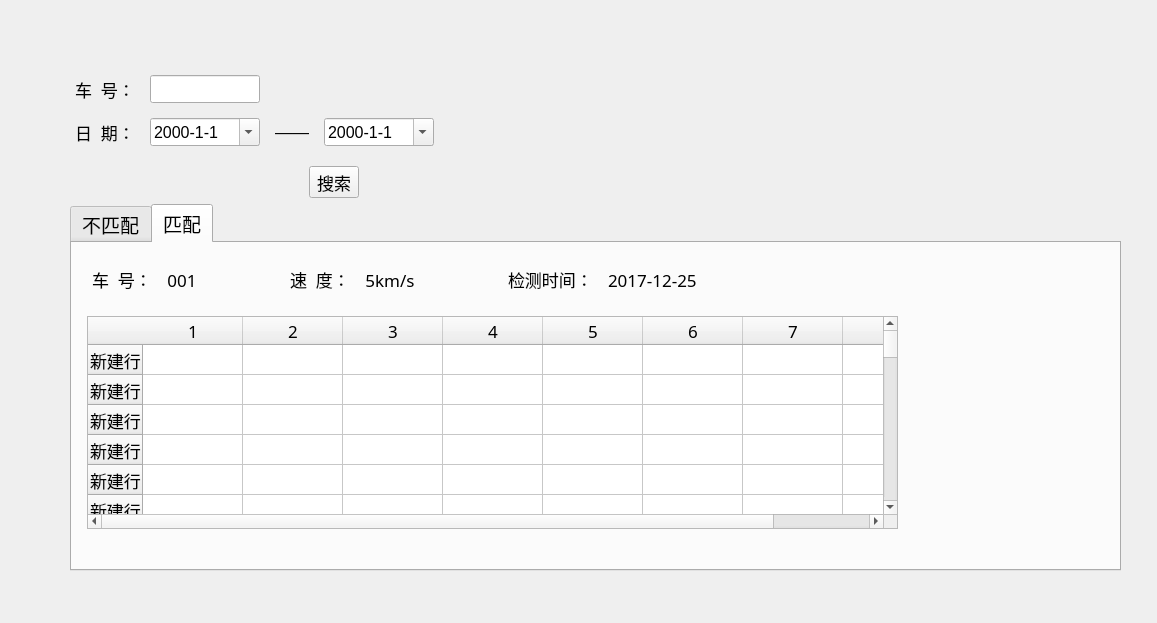
<?xml version="1.0" encoding="UTF-8"?>
<ui version="4.0">
 <class>DlgManageSearchOriDatas</class>
 <widget class="QDialog" name="DlgManageSearchOriDatas">
  <property name="geometry">
   <rect>
    <x>0</x>
    <y>0</y>
    <width>1157</width>
    <height>623</height>
   </rect>
  </property>
  <property name="windowTitle">
   <string>Dialog</string>
  </property>
  <widget class="QWidget" name="verticalLayoutWidget_4">
   <property name="geometry">
    <rect>
     <x>40</x>
     <y>30</y>
     <width>1111</width>
     <height>581</height>
    </rect>
   </property>
   <layout class="QVBoxLayout" name="mainLayout" stretch="2,5">
    <property name="leftMargin">
     <number>30</number>
    </property>
    <property name="topMargin">
     <number>40</number>
    </property>
    <property name="rightMargin">
     <number>30</number>
    </property>
    <property name="bottomMargin">
     <number>40</number>
    </property>
    <item>
     <layout class="QHBoxLayout" name="horizontalLayout_4" stretch="1,3">
      <item>
       <layout class="QVBoxLayout" name="verticalLayout" stretch="3,1">
        <property name="spacing">
         <number>15</number>
        </property>
        <item>
         <layout class="QGridLayout" name="gridLayout" columnstretch="2,2,1,2">
          <property name="leftMargin">
           <number>5</number>
          </property>
          <property name="topMargin">
           <number>5</number>
          </property>
          <property name="rightMargin">
           <number>5</number>
          </property>
          <property name="bottomMargin">
           <number>5</number>
          </property>
          <property name="verticalSpacing">
           <number>15</number>
          </property>
          <item row="0" column="0">
           <widget class="QLabel" name="label">
            <property name="font">
             <font>
              <family>楷体</family>
              <pointsize>13</pointsize>
             </font>
            </property>
            <property name="text">
             <string>车  号：</string>
            </property>
           </widget>
          </item>
          <item row="0" column="1">
           <widget class="QLineEdit" name="lineEdit">
            <property name="font">
             <font>
              <pointsize>13</pointsize>
             </font>
            </property>
           </widget>
          </item>
          <item row="1" column="0">
           <widget class="QLabel" name="label_2">
            <property name="font">
             <font>
              <family>楷体</family>
              <pointsize>13</pointsize>
             </font>
            </property>
            <property name="text">
             <string>日  期：</string>
            </property>
           </widget>
          </item>
          <item row="1" column="3">
           <widget class="QDateEdit" name="dateEdit_2">
            <property name="font">
             <font>
              <pointsize>12</pointsize>
             </font>
            </property>
            <property name="displayFormat">
             <string>yyyy-M-d</string>
            </property>
            <property name="calendarPopup">
             <bool>true</bool>
            </property>
           </widget>
          </item>
          <item row="1" column="2">
           <widget class="QLabel" name="label_3">
            <property name="font">
             <font>
              <pointsize>13</pointsize>
             </font>
            </property>
            <property name="text">
             <string>——</string>
            </property>
            <property name="alignment">
             <set>Qt::AlignCenter</set>
            </property>
           </widget>
          </item>
          <item row="1" column="1">
           <widget class="QDateEdit" name="dateEdit">
            <property name="font">
             <font>
              <pointsize>12</pointsize>
             </font>
            </property>
            <property name="displayFormat">
             <string>yyyy-M-d</string>
            </property>
            <property name="calendarPopup">
             <bool>true</bool>
            </property>
           </widget>
          </item>
         </layout>
        </item>
        <item>
         <layout class="QHBoxLayout" name="horizontalLayout_3" stretch="3,1,1">
          <item>
           <spacer name="horizontalSpacer_7">
            <property name="orientation">
             <enum>Qt::Horizontal</enum>
            </property>
            <property name="sizeHint" stdset="0">
             <size>
              <width>40</width>
              <height>20</height>
             </size>
            </property>
           </spacer>
          </item>
          <item>
           <widget class="QToolButton" name="toolButton">
            <property name="font">
             <font>
              <family>楷体</family>
              <pointsize>13</pointsize>
             </font>
            </property>
            <property name="text">
             <string>搜索</string>
            </property>
           </widget>
          </item>
          <item>
           <spacer name="horizontalSpacer_8">
            <property name="orientation">
             <enum>Qt::Horizontal</enum>
            </property>
            <property name="sizeHint" stdset="0">
             <size>
              <width>40</width>
              <height>20</height>
             </size>
            </property>
           </spacer>
          </item>
         </layout>
        </item>
       </layout>
      </item>
      <item>
       <spacer name="horizontalSpacer_9">
        <property name="orientation">
         <enum>Qt::Horizontal</enum>
        </property>
        <property name="sizeHint" stdset="0">
         <size>
          <width>40</width>
          <height>20</height>
         </size>
        </property>
       </spacer>
      </item>
     </layout>
    </item>
    <item>
     <widget class="QTabWidget" name="tabWidget">
      <property name="font">
       <font>
        <family>楷体</family>
        <pointsize>14</pointsize>
       </font>
      </property>
      <property name="tabPosition">
       <enum>QTabWidget::North</enum>
      </property>
      <property name="tabShape">
       <enum>QTabWidget::Rounded</enum>
      </property>
      <property name="currentIndex">
       <number>1</number>
      </property>
      <property name="tabsClosable">
       <bool>false</bool>
      </property>
      <property name="movable">
       <bool>false</bool>
      </property>
      <property name="tabBarAutoHide">
       <bool>false</bool>
      </property>
      <widget class="QWidget" name="tab_notmaching">
       <attribute name="title">
        <string>不匹配</string>
       </attribute>
       <widget class="QWidget" name="verticalLayoutWidget">
        <property name="geometry">
         <rect>
          <x>10</x>
          <y>20</y>
          <width>1071</width>
          <height>361</height>
         </rect>
        </property>
        <layout class="QVBoxLayout" name="LayoutNotMaching" stretch="2,10">
         <property name="spacing">
          <number>15</number>
         </property>
         <property name="leftMargin">
          <number>5</number>
         </property>
         <property name="topMargin">
          <number>5</number>
         </property>
         <property name="rightMargin">
          <number>5</number>
         </property>
         <property name="bottomMargin">
          <number>5</number>
         </property>
         <item>
          <layout class="QHBoxLayout" name="horizontalLayout" stretch="1,0,2,1,1,2,1,1,5">
           <property name="leftMargin">
            <number>5</number>
           </property>
           <property name="rightMargin">
            <number>5</number>
           </property>
           <item>
            <widget class="QLabel" name="label_4">
             <property name="font">
              <font>
               <family>楷体</family>
               <pointsize>13</pointsize>
              </font>
             </property>
             <property name="text">
              <string>车  号：</string>
             </property>
            </widget>
           </item>
           <item>
            <widget class="QLabel" name="labelTrain">
             <property name="font">
              <font>
               <family>楷体</family>
               <pointsize>13</pointsize>
              </font>
             </property>
             <property name="text">
              <string>001</string>
             </property>
             <property name="alignment">
              <set>Qt::AlignCenter</set>
             </property>
            </widget>
           </item>
           <item>
            <spacer name="horizontalSpacer">
             <property name="orientation">
              <enum>Qt::Horizontal</enum>
             </property>
             <property name="sizeHint" stdset="0">
              <size>
               <width>40</width>
               <height>20</height>
              </size>
             </property>
            </spacer>
           </item>
           <item>
            <widget class="QLabel" name="label_6">
             <property name="font">
              <font>
               <family>楷体</family>
               <pointsize>13</pointsize>
              </font>
             </property>
             <property name="text">
              <string>速  度：</string>
             </property>
            </widget>
           </item>
           <item>
            <widget class="QLabel" name="labelSpeed">
             <property name="font">
              <font>
               <family>楷体</family>
               <pointsize>13</pointsize>
              </font>
             </property>
             <property name="text">
              <string>5km/s</string>
             </property>
             <property name="alignment">
              <set>Qt::AlignCenter</set>
             </property>
            </widget>
           </item>
           <item>
            <spacer name="horizontalSpacer_2">
             <property name="orientation">
              <enum>Qt::Horizontal</enum>
             </property>
             <property name="sizeHint" stdset="0">
              <size>
               <width>40</width>
               <height>20</height>
              </size>
             </property>
            </spacer>
           </item>
           <item>
            <widget class="QLabel" name="label_8">
             <property name="font">
              <font>
               <family>楷体</family>
               <pointsize>13</pointsize>
              </font>
             </property>
             <property name="text">
              <string>检测时间：</string>
             </property>
            </widget>
           </item>
           <item>
            <widget class="QLabel" name="labelDate">
             <property name="font">
              <font>
               <family>楷体</family>
               <pointsize>13</pointsize>
              </font>
             </property>
             <property name="text">
              <string>2017-12-25</string>
             </property>
            </widget>
           </item>
           <item>
            <spacer name="horizontalSpacer_3">
             <property name="orientation">
              <enum>Qt::Horizontal</enum>
             </property>
             <property name="sizeHint" stdset="0">
              <size>
               <width>40</width>
               <height>20</height>
              </size>
             </property>
            </spacer>
           </item>
          </layout>
         </item>
         <item>
          <widget class="QTableWidget" name="tableWidgetNotMaching">
           <property name="font">
            <font>
             <family>楷体</family>
             <pointsize>13</pointsize>
            </font>
           </property>
           <row>
            <property name="text">
             <string>新建行</string>
            </property>
           </row>
           <row>
            <property name="text">
             <string>新建行</string>
            </property>
           </row>
           <row>
            <property name="text">
             <string>新建行</string>
            </property>
           </row>
           <row>
            <property name="text">
             <string>新建行</string>
            </property>
           </row>
           <row>
            <property name="text">
             <string>新建行</string>
            </property>
           </row>
           <row>
            <property name="text">
             <string>新建行</string>
            </property>
           </row>
           <row>
            <property name="text">
             <string>新建行</string>
            </property>
           </row>
           <row>
            <property name="text">
             <string>新建行</string>
            </property>
           </row>
           <row>
            <property name="text">
             <string>新建行</string>
            </property>
           </row>
           <row>
            <property name="text">
             <string>新建行</string>
            </property>
           </row>
           <row>
            <property name="text">
             <string>新建行</string>
            </property>
           </row>
           <row>
            <property name="text">
             <string>新建行</string>
            </property>
           </row>
           <row>
            <property name="text">
             <string>新建行</string>
            </property>
           </row>
           <row>
            <property name="text">
             <string>新建行</string>
            </property>
           </row>
           <row>
            <property name="text">
             <string>新建行</string>
            </property>
           </row>
           <row>
            <property name="text">
             <string>新建行</string>
            </property>
           </row>
           <row>
            <property name="text">
             <string>新建行</string>
            </property>
           </row>
           <row>
            <property name="text">
             <string>新建行</string>
            </property>
           </row>
           <row>
            <property name="text">
             <string>新建行</string>
            </property>
           </row>
           <row>
            <property name="text">
             <string>新建行</string>
            </property>
           </row>
           <row>
            <property name="text">
             <string>新建行</string>
            </property>
           </row>
           <row>
            <property name="text">
             <string>新建行</string>
            </property>
           </row>
           <row>
            <property name="text">
             <string>新建行</string>
            </property>
           </row>
           <row>
            <property name="text">
             <string>新建行</string>
            </property>
           </row>
           <row>
            <property name="text">
             <string>新建行</string>
            </property>
           </row>
           <column>
            <property name="text">
             <string>1</string>
            </property>
           </column>
           <column>
            <property name="text">
             <string>2</string>
            </property>
           </column>
           <column>
            <property name="text">
             <string>3</string>
            </property>
           </column>
           <column>
            <property name="text">
             <string>4</string>
            </property>
           </column>
           <column>
            <property name="text">
             <string>5</string>
            </property>
           </column>
           <column>
            <property name="text">
             <string>6</string>
            </property>
           </column>
           <column>
            <property name="text">
             <string>7</string>
            </property>
           </column>
           <column>
            <property name="text">
             <string>8</string>
            </property>
           </column>
           <column>
            <property name="text">
             <string>9</string>
            </property>
           </column>
           <column>
            <property name="text">
             <string>10</string>
            </property>
           </column>
           <column>
            <property name="text">
             <string>11</string>
            </property>
           </column>
           <column>
            <property name="text">
             <string>12</string>
            </property>
           </column>
           <column>
            <property name="text">
             <string>13</string>
            </property>
           </column>
           <column>
            <property name="text">
             <string>14</string>
            </property>
           </column>
          </widget>
         </item>
        </layout>
       </widget>
      </widget>
      <widget class="QWidget" name="tab_maching">
       <attribute name="title">
        <string>匹配</string>
       </attribute>
       <widget class="QWidget" name="verticalLayoutWidget_2">
        <property name="geometry">
         <rect>
          <x>10</x>
          <y>10</y>
          <width>821</width>
          <height>281</height>
         </rect>
        </property>
        <layout class="QVBoxLayout" name="LayoutMaching" stretch="1,5">
         <property name="spacing">
          <number>15</number>
         </property>
         <property name="leftMargin">
          <number>5</number>
         </property>
         <property name="topMargin">
          <number>5</number>
         </property>
         <property name="rightMargin">
          <number>5</number>
         </property>
         <property name="bottomMargin">
          <number>5</number>
         </property>
         <item>
          <layout class="QHBoxLayout" name="horizontalLayout_2" stretch="1,0,2,1,1,2,1,1,5">
           <property name="leftMargin">
            <number>5</number>
           </property>
           <property name="rightMargin">
            <number>5</number>
           </property>
           <item>
            <widget class="QLabel" name="label_5">
             <property name="font">
              <font>
               <family>楷体</family>
               <pointsize>13</pointsize>
              </font>
             </property>
             <property name="text">
              <string>车  号：</string>
             </property>
            </widget>
           </item>
           <item>
            <widget class="QLabel" name="labelTrain_2">
             <property name="font">
              <font>
               <family>楷体</family>
               <pointsize>13</pointsize>
              </font>
             </property>
             <property name="text">
              <string>001</string>
             </property>
             <property name="alignment">
              <set>Qt::AlignCenter</set>
             </property>
            </widget>
           </item>
           <item>
            <spacer name="horizontalSpacer_4">
             <property name="orientation">
              <enum>Qt::Horizontal</enum>
             </property>
             <property name="sizeHint" stdset="0">
              <size>
               <width>40</width>
               <height>20</height>
              </size>
             </property>
            </spacer>
           </item>
           <item>
            <widget class="QLabel" name="label_7">
             <property name="font">
              <font>
               <family>楷体</family>
               <pointsize>13</pointsize>
              </font>
             </property>
             <property name="text">
              <string>速  度：</string>
             </property>
            </widget>
           </item>
           <item>
            <widget class="QLabel" name="labelSpeed_2">
             <property name="font">
              <font>
               <family>楷体</family>
               <pointsize>13</pointsize>
              </font>
             </property>
             <property name="text">
              <string>5km/s</string>
             </property>
             <property name="alignment">
              <set>Qt::AlignCenter</set>
             </property>
            </widget>
           </item>
           <item>
            <spacer name="horizontalSpacer_5">
             <property name="orientation">
              <enum>Qt::Horizontal</enum>
             </property>
             <property name="sizeHint" stdset="0">
              <size>
               <width>40</width>
               <height>20</height>
              </size>
             </property>
            </spacer>
           </item>
           <item>
            <widget class="QLabel" name="label_9">
             <property name="font">
              <font>
               <family>楷体</family>
               <pointsize>13</pointsize>
              </font>
             </property>
             <property name="text">
              <string>检测时间：</string>
             </property>
            </widget>
           </item>
           <item>
            <widget class="QLabel" name="labelDate_2">
             <property name="font">
              <font>
               <family>楷体</family>
               <pointsize>13</pointsize>
              </font>
             </property>
             <property name="text">
              <string>2017-12-25</string>
             </property>
            </widget>
           </item>
           <item>
            <spacer name="horizontalSpacer_6">
             <property name="orientation">
              <enum>Qt::Horizontal</enum>
             </property>
             <property name="sizeHint" stdset="0">
              <size>
               <width>40</width>
               <height>20</height>
              </size>
             </property>
            </spacer>
           </item>
          </layout>
         </item>
         <item>
          <widget class="QTableWidget" name="tableWidgetMaching">
           <property name="font">
            <font>
             <family>楷体</family>
             <pointsize>13</pointsize>
            </font>
           </property>
           <row>
            <property name="text">
             <string>新建行</string>
            </property>
           </row>
           <row>
            <property name="text">
             <string>新建行</string>
            </property>
           </row>
           <row>
            <property name="text">
             <string>新建行</string>
            </property>
           </row>
           <row>
            <property name="text">
             <string>新建行</string>
            </property>
           </row>
           <row>
            <property name="text">
             <string>新建行</string>
            </property>
           </row>
           <row>
            <property name="text">
             <string>新建行</string>
            </property>
           </row>
           <row>
            <property name="text">
             <string>新建行</string>
            </property>
           </row>
           <row>
            <property name="text">
             <string>新建行</string>
            </property>
           </row>
           <row>
            <property name="text">
             <string>新建行</string>
            </property>
           </row>
           <row>
            <property name="text">
             <string>新建行</string>
            </property>
           </row>
           <row>
            <property name="text">
             <string>新建行</string>
            </property>
           </row>
           <row>
            <property name="text">
             <string>新建行</string>
            </property>
           </row>
           <row>
            <property name="text">
             <string>新建行</string>
            </property>
           </row>
           <row>
            <property name="text">
             <string>新建行</string>
            </property>
           </row>
           <row>
            <property name="text">
             <string>新建行</string>
            </property>
           </row>
           <row>
            <property name="text">
             <string>新建行</string>
            </property>
           </row>
           <row>
            <property name="text">
             <string>新建行</string>
            </property>
           </row>
           <row>
            <property name="text">
             <string>新建行</string>
            </property>
           </row>
           <row>
            <property name="text">
             <string>新建行</string>
            </property>
           </row>
           <row>
            <property name="text">
             <string>新建行</string>
            </property>
           </row>
           <row>
            <property name="text">
             <string>新建行</string>
            </property>
           </row>
           <row>
            <property name="text">
             <string>新建行</string>
            </property>
           </row>
           <row>
            <property name="text">
             <string>新建行</string>
            </property>
           </row>
           <row>
            <property name="text">
             <string>新建行</string>
            </property>
           </row>
           <row>
            <property name="text">
             <string>新建行</string>
            </property>
           </row>
           <row>
            <property name="text">
             <string>新建行</string>
            </property>
           </row>
           <row>
            <property name="text">
             <string>新建行</string>
            </property>
           </row>
           <row>
            <property name="text">
             <string>新建行</string>
            </property>
           </row>
           <row>
            <property name="text">
             <string>新建行</string>
            </property>
           </row>
           <row>
            <property name="text">
             <string>新建行</string>
            </property>
           </row>
           <row>
            <property name="text">
             <string>新建行</string>
            </property>
           </row>
           <row>
            <property name="text">
             <string>新建行</string>
            </property>
           </row>
           <row>
            <property name="text">
             <string>新建行</string>
            </property>
           </row>
           <row>
            <property name="text">
             <string>新建行</string>
            </property>
           </row>
           <row>
            <property name="text">
             <string>新建行</string>
            </property>
           </row>
           <row>
            <property name="text">
             <string>新建行</string>
            </property>
           </row>
           <row>
            <property name="text">
             <string>新建行</string>
            </property>
           </row>
           <row>
            <property name="text">
             <string>新建行</string>
            </property>
           </row>
           <row>
            <property name="text">
             <string>新建行</string>
            </property>
           </row>
           <row>
            <property name="text">
             <string>新建行</string>
            </property>
           </row>
           <row>
            <property name="text">
             <string>新建行</string>
            </property>
           </row>
           <row>
            <property name="text">
             <string>新建行</string>
            </property>
           </row>
           <row>
            <property name="text">
             <string>新建行</string>
            </property>
           </row>
           <row>
            <property name="text">
             <string>新建行</string>
            </property>
           </row>
           <row>
            <property name="text">
             <string>新建行</string>
            </property>
           </row>
           <row>
            <property name="text">
             <string>新建行</string>
            </property>
           </row>
           <row>
            <property name="text">
             <string>新建行</string>
            </property>
           </row>
           <row>
            <property name="text">
             <string>新建行</string>
            </property>
           </row>
           <row>
            <property name="text">
             <string>新建行</string>
            </property>
           </row>
           <row>
            <property name="text">
             <string>新建行</string>
            </property>
           </row>
           <row>
            <property name="text">
             <string>新建行</string>
            </property>
           </row>
           <column>
            <property name="text">
             <string>1</string>
            </property>
           </column>
           <column>
            <property name="text">
             <string>2</string>
            </property>
           </column>
           <column>
            <property name="text">
             <string>3</string>
            </property>
           </column>
           <column>
            <property name="text">
             <string>4</string>
            </property>
           </column>
           <column>
            <property name="text">
             <string>5</string>
            </property>
           </column>
           <column>
            <property name="text">
             <string>6</string>
            </property>
           </column>
           <column>
            <property name="text">
             <string>7</string>
            </property>
           </column>
           <column>
            <property name="text">
             <string>8</string>
            </property>
           </column>
          </widget>
         </item>
        </layout>
       </widget>
      </widget>
     </widget>
    </item>
   </layout>
  </widget>
 </widget>
 <resources/>
 <connections/>
</ui>
